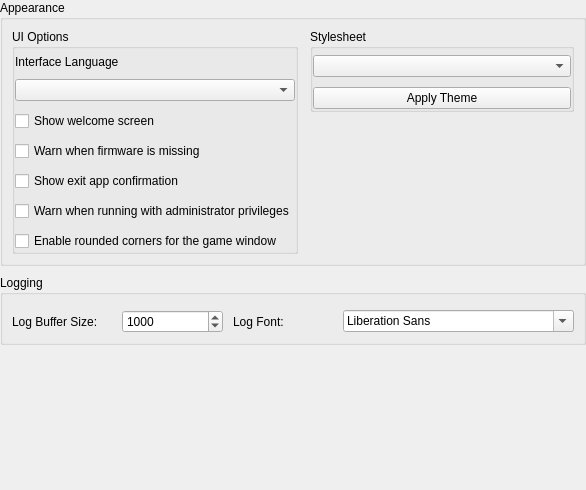
           <widget class="QWidget" name="gui_scroll_contents">
            <property name="geometry">
             <rect>
              <x>0</x>
              <y>0</y>
              <width>586</width>
              <height>490</height>
             </rect>
            </property>
            <layout class="QVBoxLayout" name="gui_tab_content_layout">
             <property name="spacing">
              <number>9</number>
             </property>
             <property name="leftMargin">
              <number>0</number>
             </property>
             <property name="topMargin">
              <number>0</number>
             </property>
             <property name="rightMargin">
              <number>0</number>
             </property>
             <property name="bottomMargin">
              <number>0</number>
             </property>
             <item>
              <widget class="QGroupBox" name="gb_gui_appearance_section">
               <property name="title">
                <string>Appearance</string>
               </property>
               <layout class="QHBoxLayout" name="gb_gui_appearance_section_layout">
                <property name="spacing">
                 <number>12</number>
                </property>
                <item alignment="Qt::AlignmentFlag::AlignTop">
                 <widget class="QGroupBox" name="gb_ui_options">
                  <property name="title">
                   <string>UI Options</string>
                  </property>
                  <property name="flat">
                   <bool>true</bool>
                  </property>
                  <layout class="QVBoxLayout" name="gb_ui_options_layout">
                   <property name="spacing">
                    <number>10</number>
                   </property>
                   <property name="leftMargin">
                    <number>0</number>
                   </property>
                   <property name="topMargin">
                    <number>6</number>
                   </property>
                   <property name="rightMargin">
                    <number>0</number>
                   </property>
                   <property name="bottomMargin">
                    <number>0</number>
                   </property>
                   <item>
                    <widget class="QLabel" name="label_ui_language">
                     <property name="text">
                      <string>Interface Language</string>
                     </property>
                    </widget>
                   </item>
                   <item>
                    <widget class="QComboBox" name="ui_language_box"/>
                   </item>
                   <item>
                    <widget class="QCheckBox" name="show_welcome">
                     <property name="text">
                      <string>Show welcome screen</string>
                     </property>
                    </widget>
                   </item>
                   <item>
                    <widget class="QCheckBox" name="warn_missing_firmware">
                     <property name="text">
                      <string>Warn when firmware is missing</string>
                     </property>
                    </widget>
                   </item>
                   <item>
                    <widget class="QCheckBox" name="confirm_exit_app">
                     <property name="text">
                      <string>Show exit app confirmation</string>
                     </property>
                    </widget>
                   </item>
                   <item>
                    <widget class="QCheckBox" name="warn_admin_privileges">
                     <property name="text">
                      <string>Warn when running with administrator privileges</string>
                     </property>
                    </widget>
                   </item>
                   <item>
                    <widget class="QCheckBox" name="windows_rounded_corners">
                     <property name="text">
                      <string>Enable rounded corners for the game window</string>
                     </property>
                    </widget>
                   </item>
                  </layout>
                 </widget>
                </item>
                <item alignment="Qt::AlignmentFlag::AlignTop">
                 <widget class="QGroupBox" name="gb_stylesheet">
                  <property name="title">
                   <string>Stylesheet</string>
                  </property>
                  <property name="flat">
                   <bool>true</bool>
                  </property>
                  <layout class="QVBoxLayout" name="gb_stylesheet_layout">
                   <property name="spacing">
                    <number>10</number>
                   </property>
                   <property name="leftMargin">
                    <number>0</number>
                   </property>
                   <property name="topMargin">
                    <number>6</number>
                   </property>
                   <property name="rightMargin">
                    <number>0</number>
                   </property>
                   <property name="bottomMargin">
                    <number>0</number>
                   </property>
                   <item>
                    <widget class="QComboBox" name="combo_stylesheets"/>
                   </item>
                   <item>
                    <widget class="QPushButton" name="btn_apply_stylesheet">
                     <property name="text">
                      <string>Apply Theme</string>
                     </property>
                    </widget>
                   </item>
                  </layout>
                 </widget>
                </item>
               </layout>
              </widget>
             </item>
             <item>
              <widget class="QGroupBox" name="gb_gui_logging_section">
               <property name="title">
                <string>Logging</string>
               </property>
               <layout class="QVBoxLayout" name="gb_gui_logging_section_layout">
                <property name="spacing">
                 <number>10</number>
                </property>
                <item>
                 <layout class="QHBoxLayout" name="log_buffer_layout">
                  <property name="leftMargin">
                   <number>0</number>
                  </property>
                  <property name="topMargin">
                   <number>6</number>
                  </property>
                  <property name="rightMargin">
                   <number>0</number>
                  </property>
                  <property name="bottomMargin">
                   <number>0</number>
                  </property>
                  <item>
                   <widget class="QLabel" name="log_buffer_size_label">
                    <property name="text">
                     <string>Log Buffer Size:</string>
                    </property>
                   </widget>
                  </item>
                  <item>
                   <widget class="QSpinBox" name="log_buffer_size">
                    <property name="specialValueText">
                     <string>Infinite</string>
                    </property>
                    <property name="minimum">
                     <number>0</number>
                    </property>
                    <property name="maximum">
                     <number>1000000</number>
                    </property>
                    <property name="value">
                     <number>1000</number>
                    </property>
                   </widget>
                  </item>
                  <item>
                   <widget class="QLabel" name="log_font_label">
                    <property name="text">
                     <string>Log Font:</string>
                    </property>
                   </widget>
                  </item>
                  <item>
                   <widget class="QFontComboBox" name="log_font_family"/>
                  </item>
                 </layout>
                </item>
               </layout>
              </widget>
             </item>
             <item>
              <spacer name="gui_tab_content_spacer">
               <property name="orientation">
                <enum>Qt::Orientation::Vertical</enum>
               </property>
               <property name="sizeHint" stdset="0">
                <size>
                 <width>20</width>
                 <height>40</height>
                </size>
               </property>
              </spacer>
             </item>
            </layout>
           </widget>
